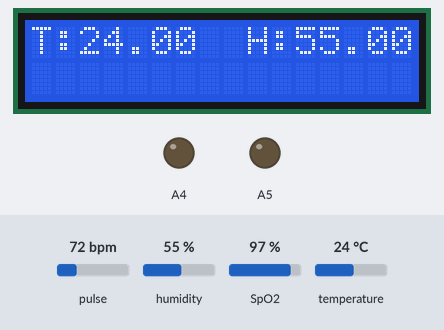
A sketch run on a simulated Arduino Uno, built with avr-gcc and run on an emulated ATmega328P. Shown: 16×2 character LCD, output pins drawn as LEDs (lit = HIGH). The inputs (shaded band) are chosen by the test bench; at power-on: pulse 72 bpm, SpO2 97 %, humidity 55 %, temperature 24 °C. What the sketch prints to the serial monitor is not drawn.

Above: at 1.95 s.
2.3 s: pulse set to 42 bpm
5.7 s: SpO2 set to 100 %
11.7 s: humidity set to 22 %
At 14.2 s:
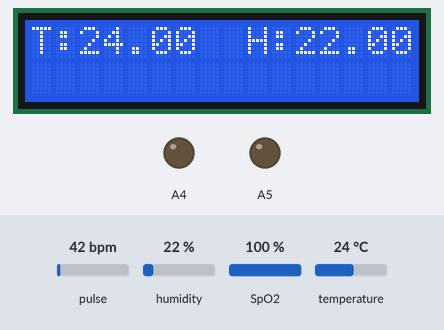
14.9 s: temperature set to 12 °C
At 15.85 s:
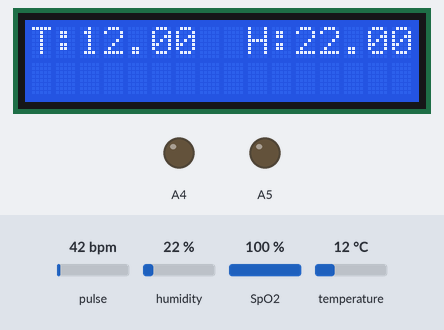
17.1 s: pulse set to 100 bpm
At 18.02 s:
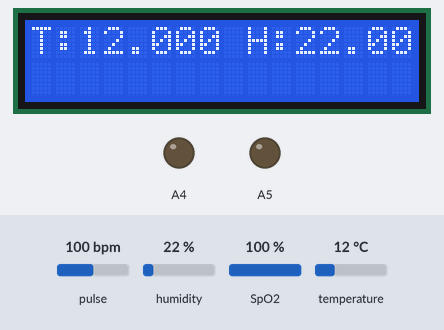

The sketch:

arduino_uno.ino
```cpp
#include "MAX30100_PulseOximeter.h"
#include <EEPROM.h>
#include <LiquidCrystal_I2C.h>
#include <DHT.h>
#include <DHT_U.h>
#include <SoftwareSerial.h>
 // RX, TX
const int SW_L = A0;
const int SW_OK = A1;
const int SW_R = A2;
const int fanPin = 3;
const int heaterPin = 4;
const int tempset;
const int bpset;
const int bpThreshold;
const int sp02set;
const int sp02Threshold;
const int temThreshold;
const int humidset;
const int humidThreshold;
bool fanState = false;
bool heatState = false;
  float bp;
  float spo2;
  float humidity;
  float temp;
SoftwareSerial mySerial(10, 11);
#include <Wire.h>
PulseOximeter pox;
    // including the library of DHT11 temperature and humidity
 #define DHTPIN 2      // Selecting the pin at which we have connected DHT11
 #define DHTTYPE DHT11 // Selecting the type of DHT sensors
 LiquidCrystal_I2C lcd(0x27, 16, 2);
 DHT dht ( DHTPIN, DHTTYPE ) ;
 void setup ( ) {

  pinMode(SW_L,INPUT_PULLUP);
  pinMode(SW_R,INPUT_PULLUP);
  pinMode(SW_OK,INPUT_PULLUP);
  pinMode(A4,OUTPUT);
  pinMode(A5,OUTPUT);
  Serial.begin(9600);
  mySerial.begin(9600);
   if (!pox.begin()) {
        Serial.println("FAILED");
        for(;;);
    } else {
        Serial.println("SUCCESS");
    }
     pox.setIRLedCurrent(MAX30100_LED_CURR_7_6MA);

    // Register a callback for the beat detection
   //    pox.setOnBeatDetectedCallback(onBeatDetected);
   dht.begin () ;    // The sensor will start working
// Print a message to the LCD.
  lcd.init(); // initialize the lcd
  lcd.backlight();
  lcd.setCursor(0, 0);
lcd.print("Baby Incubator");
delay(1000);
lcd.clear();
 }
 void loop ( ) {
   // Reading temperature or humidity may take about 2 seconds because it is a very slow sensor.
   pox.update();
   bp = pox.getHeartRate();
   spo2 = pox.getSpO2();
   humidity = dht.readHumidity () ;
   temp = dht.readTemperature () ;
    mySerial.println("b=");
    mySerial.print(bp);
    mySerial.println("s=");
    mySerial.print(spo2);
    mySerial.println("h=");
    mySerial.print(humidity);
    mySerial.println("t=");
    mySerial.print(temp);
   displayVal();
   compare();
 }
 void compare()
 {
  if(temp<tempset)
  {
     digitalWrite(4,HIGH);//Lamp
     digitalWrite(3,LOW);//Lamp
     fanState = false;
     heatState = true;
    }
    else if(tempset>(tempset+temThreshold))
    {
      digitalWrite(3,HIGH);//fan
      digitalWrite(4,LOW);//Lamp
     fanState = true;
     heatState = false;
      }
      if(bp<bpset)
      {
        // alret
        }
        else if(bp>bpset+bpThreshold)
        {
          //alert
          }
  }
 void displayVal()
 {
    static uint32_t oldtime=millis();
    lcd.setCursor(0, 0);
    lcd.print("T:");
    lcd.setCursor(2,0);
    lcd.print(temp);
    lcd.setCursor(9,0);
    lcd.print("H:");
    lcd.setCursor(11,0);
    lcd.print ( humidity ) ;

    if ( (millis()-oldtime) > 500) {
       oldtime = millis();

    lcd.setCursor(0, 0);
    lcd.print("BP:");
    lcd.setCursor(2,0);
    lcd.print(bp);
    lcd.setCursor(9,0);
    lcd.print("SpO2:");
    lcd.setCursor(11,0);
    lcd.print (spo2) ;

    }

  }
```

Measured:
- after the input at 11.7 s, the display: first differs from a run without the input after 1.8 s (image 1)
- after the input at 14.9 s, the display: first differs from a run without the input after 0.72 s (image 2)
- after the input at 17.1 s, the display: first changes after 0.10 s (image 3 shows a later state)
- what the display in image 0 shows lasts 0.5 s, from 1.7 s to 2.2 s
